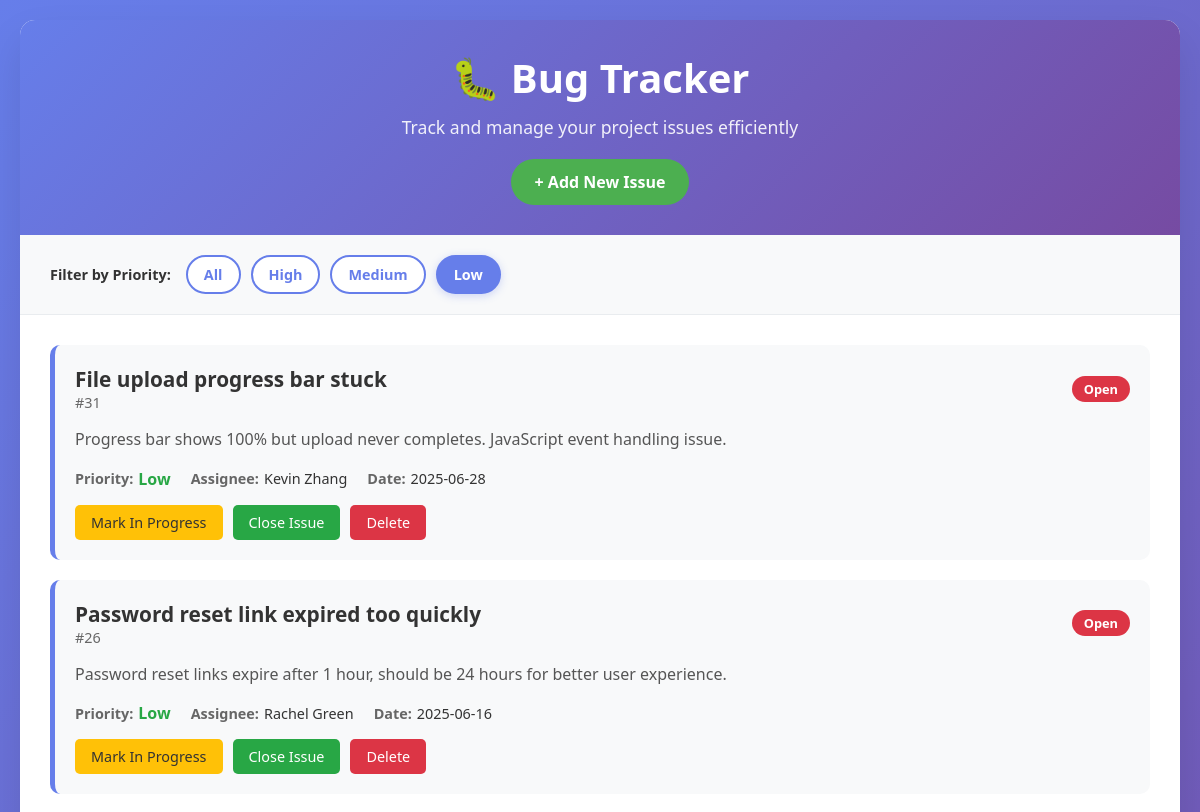
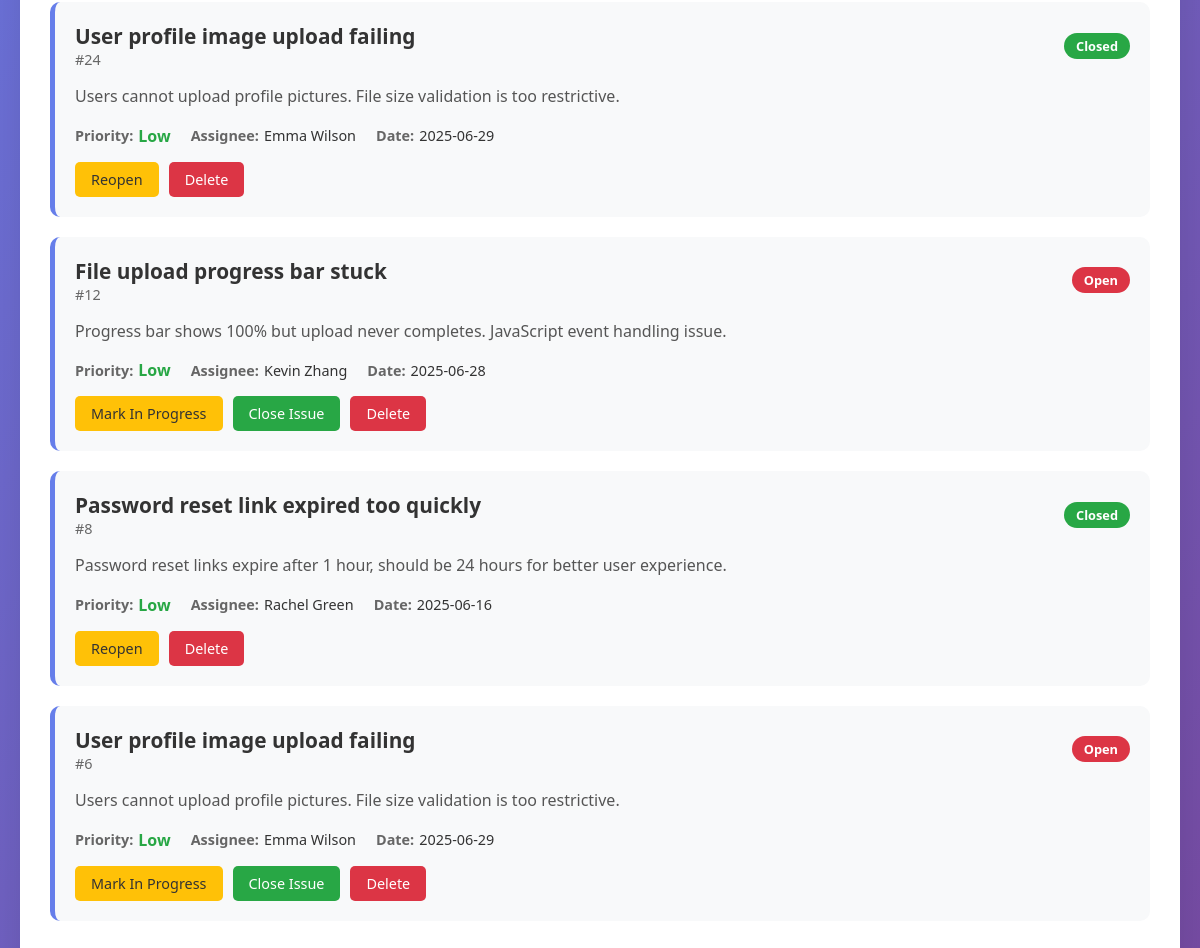
/?priority=Low, run on the app's committed database (2 pictures, top to bottom).
### tables this page shows
CREATE TABLE issues (
                    id INTEGER PRIMARY KEY AUTOINCREMENT,
                    title TEXT NOT NULL,
                    description TEXT,
                    status TEXT DEFAULT 'Open',
                    priority TEXT DEFAULT 'Medium',
                    assignee TEXT,
                    date TEXT
                );

### app.py (the view)
@app.route('/')
def index():
    priority_filter = request.args.get('priority', '')
    conn = sqlite3.connect(DB)
    c = conn.cursor()
    if priority_filter:
        c.execute("SELECT * FROM issues WHERE priority = ? ORDER BY id DESC", (priority_filter,))
    else:
        c.execute("SELECT * FROM issues ORDER BY id DESC")
    issues = c.fetchall()
    conn.close()
    return render_template('index.html', issues=issues, selected_priority=priority_filter)

### templates/index.html (shortened to what this page needs)
<!DOCTYPE html>
<html lang="en">
<head>
</head>
<body>
    <div class="container">
        <div class="header">
            <h1>🐛 Bug Tracker</h1>
            <p>Track and manage your project issues efficiently</p>
            <a href="{{ url_for('add_issue') }}" class="add-button">+ Add New Issue</a>
        </div>
        <div class="filter-section">
            <div class="filter-container">
                <span class="filter-label">Filter by Priority:</span>
                <div class="priority-filter">
                    <a href="{{ url_for('index') }}" class="filter-btn {% if not selected_priority %}active{% endif %}">All</a>
                    <a href="{{ url_for('index', priority='High') }}" class="filter-btn {% if selected_priority == 'High' %}active{% endif %}">High</a>
                    <a href="{{ url_for('index', priority='Medium') }}" class="filter-btn {% if selected_priority == 'Medium' %}active{% endif %}">Medium</a>
                    <a href="{{ url_for('index', priority='Low') }}" class="filter-btn {% if selected_priority == 'Low' %}active{% endif %}">Low</a>
                </div>
            </div>
        </div>
        <div class="issues-container">
            {% if issues %}
                {% for issue in issues %}
                <div class="issue-card">
                    <div class="issue-header">
                        <div>
                            <div class="issue-title">{{ issue[1] }}</div>
                            <div class="issue-id">#{{ issue[0] }}</div>
                        </div>
                        <span class="status-{{ issue[3].lower().replace(' ', '-') }}">{{ issue[3] }}</span>
                    </div>
                    {% if issue[2] %}
                    <div class="issue-description">{{ issue[2] }}</div>
                    {% endif %}
                    <div class="issue-meta">
                        <div class="meta-item">
                            <span class="meta-label">Priority:</span>
                            <span class="priority-{{ issue[4].lower() }}">{{ issue[4] }}</span>
                        </div>
                        {% if issue[5] %}
                        <div class="meta-item">
                            <span class="meta-label">Assignee:</span>
                            <span class="meta-value">{{ issue[5] }}</span>
                        </div>
                        {% endif %}
                        <div class="meta-item">
                            <span class="meta-label">Date:</span>
                            <span class="meta-value">{{ issue[6] }}</span>
                        </div>
                    </div>
                    <div class="issue-actions">
                        {% if issue[3] == 'Open' %}
                        <a href="{{ url_for('update_status', id=issue[0], status='In Progress') }}" class="action-btn btn-progress">Mark In Progress</a>
                        <a href="{{ url_for('update_status', id=issue[0], status='Closed') }}" class="action-btn btn-close">Close Issue</a>
                        {% elif issue[3] == 'In Progress' %}
                        <a href="{{ url_for('update_status', id=issue[0], status='Closed') }}" class="action-btn btn-close">Close Issue</a>
                        <a href="{{ url_for('update_status', id=issue[0], status='Open') }}" class="action-btn btn-progress">Reopen</a>
                        {% elif issue[3] == 'Closed' %}
                        <a href="{{ url_for('update_status', id=issue[0], status='Open') }}" class="action-btn btn-progress">Reopen</a>
                        {% endif %}
                        <a href="{{ url_for('delete_issue', id=issue[0]) }}" class="action-btn btn-delete" onclick="return confirm('Are you sure you want to delete this issue?')">Delete</a>
                    </div>
                </div>
                {% endfor %}
            {% else %}
                <div class="empty-state">
                    <h3>No issues found</h3>
                    <p>{% if selected_priority %}No {{ selected_priority.lower() }} priority issues found.{% else %}Start by adding your first bug or feature request{% endif %}</p>
                    <a href="{{ url_for('add_issue') }}" class="add-button">+ Add New Issue</a>
                </div>
            {% endif %}
        </div>
    </div>
</body>
</html>

### templates/index.html (style rules this page uses)
* { margin: 0; padding: 0; box-sizing: border-box; }
body { font-family: 'Segoe UI', Tahoma, Geneva, Verdana, sans-serif; background: linear-gradient(135deg, #667eea 0%, #764ba2 100%); min-height: 100vh; padding: 20px; }
.container { max-width: 1200px; margin: 0 auto; background: white; border-radius: 15px; box-shadow: 0 20px 40px rgba(0,0,0,0.1); overflow: hidden; }
.header { background: linear-gradient(135deg, #667eea 0%, #764ba2 100%); color: white; padding: 30px; text-align: center; }
.header h1 { font-size: 2.5rem; margin-bottom: 10px; }
.header p { font-size: 1.1rem; opacity: 0.9; }
.add-button { display: inline-block; background: #4CAF50; color: white; padding: 12px 24px; text-decoration: none; border-radius: 25px; margin-top: 20px; transition: all 0.3s ease; font-weight: 600; }
.filter-section { background: #f8f9fa; padding: 20px 30px; border-bottom: 1px solid #e9ecef; }
.filter-container { display: flex; align-items: center; gap: 15px; flex-wrap: wrap; }
.filter-label { font-weight: 600; color: #333; font-size: 0.9rem; }
.priority-filter { display: flex; gap: 10px; flex-wrap: wrap; }
.filter-btn { padding: 8px 16px; border: 2px solid #667eea; background: white; color: #667eea; border-radius: 20px; text-decoration: none; font-size: 0.9rem; font-weight: 600; transition: all 0.3s ease; cursor: pointer; }
.filter-btn:hover, .filter-btn.active { background: #667eea; color: white; }
.filter-btn.active { box-shadow: 0 2px 8px rgba(102, 126, 234, 0.3); }
.issues-container { padding: 30px; }
.issue-card { background: #f8f9fa; border-radius: 10px; padding: 20px; margin-bottom: 20px; border-left: 5px solid #667eea; transition: all 0.3s ease; }
.issue-header { display: flex; justify-content: space-between; align-items: center; margin-bottom: 15px; }
.issue-title { font-size: 1.3rem; font-weight: 600; color: #333; }
.issue-id { color: #666; font-size: 0.9rem; }
.issue-description { color: #555; margin-bottom: 15px; line-height: 1.6; }
.issue-meta { display: flex; gap: 20px; margin-bottom: 15px; flex-wrap: wrap; }
.meta-item { display: flex; align-items: center; gap: 5px; }
.meta-label { font-weight: 600; color: #666; font-size: 0.9rem; }
.meta-value { color: #333; font-size: 0.9rem; }
.priority-low { color: #28a745; font-weight: 600; }
.status-open { background: #dc3545; color: white; padding: 4px 12px; border-radius: 15px; font-size: 0.8rem; font-weight: 600; }
.status-closed { background: #28a745; color: white; padding: 4px 12px; border-radius: 15px; font-size: 0.8rem; font-weight: 600; }
.issue-actions { display: flex; gap: 10px; flex-wrap: wrap; }
.action-btn { padding: 8px 16px; border: none; border-radius: 5px; cursor: pointer; text-decoration: none; font-size: 0.9rem; transition: all 0.3s ease; }
.btn-progress { background: #ffc107; color: #333; }
.btn-close { background: #28a745; color: white; }
.btn-delete { background: #dc3545; color: white; }

### data on the page
issues: title "File upload progress bar stuck", id "31", status "Open", description "Progress bar shows 100% but upload never completes. JavaScript event handling issue.", priority "Low", assignee "Kevin Zhang", date "2025-06-28"
issues: title "Password reset link expired too quickly", id "26", status "Open", description "Password reset links expire after 1 hour, should be 24 hours for better user experience.", priority "Low", assignee "Rachel Green", date "2025-06-16"
issues: title "User profile image upload failing", id "24", status "Closed", description "Users cannot upload profile pictures. File size validation is too restrictive.", priority "Low", assignee "Emma Wilson", date "2025-06-29"
issues: title "File upload progress bar stuck", id "12", status "Open", description "Progress bar shows 100% but upload never completes. JavaScript event handling issue.", priority "Low", assignee "Kevin Zhang", date "2025-06-28"
issues: title "Password reset link expired too quickly", id "8", status "Closed", description "Password reset links expire after 1 hour, should be 24 hours for better user experience.", priority "Low", assignee "Rachel Green", date "2025-06-16"
issues: title "User profile image upload failing", id "6", status "Open", description "Users cannot upload profile pictures. File size validation is too restrictive.", priority "Low", assignee "Emma Wilson", date "2025-06-29"
